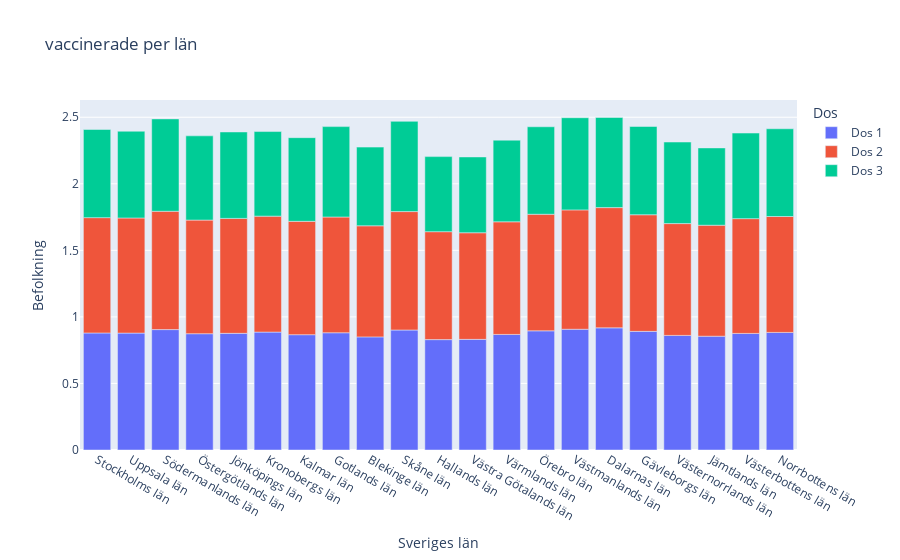

The notebook cell saved with this chart:
### Markdown cell above
## F) 
Rita stapeldiagram för andel med minst 1 dos per län, andel två doser per län och andel tre doser per län

### Code cell
#  förklaring till kod = 
# dos_1 = df_vaccin_data.groupby("Län_namn")["Antal minst 1 dos"].sum(), grupperar ihop och summerar / df_vaccin_data.groupby("Län_namn")["Befolkning"].sum() delar och slår ihop och summerar

dos_1 = df_vaccin_data.groupby("Län_namn")["Antal minst 1 dos"].sum() / df_vaccin_data.groupby("Län_namn")["Befolkning"].sum()
dos_2 = df_vaccin_data.groupby("Län_namn")["Antal minst 2 doser"].sum() / df_vaccin_data.groupby("Län_namn")["Befolkning"].sum()
dos_3 = df_vaccin_data.groupby("Län_namn")["Antal 3 doser"].sum() / df_vaccin_data.groupby("Län_namn")["Befolkning"].sum()
# fick hjälp av daniel



fig = px.bar(
    y=[dos_1, dos_2, dos_3],
    x= df_vaccin_data.Län_namn.unique(),
    labels={
        "value": "Befolkning",
        "variable": "Dos",
        "x": "Sveriges län",
    },
    title="vaccinerade per län"
)
newnames = {
    "wide_variable_0": "Dos 1",
    "wide_variable_1": "Dos 2",
    "wide_variable_2": "Dos 3",
}
fig.for_each_trace(lambda t: t.update(name=newnames[t.name]))    
fig.write_html("Visualiseringar/Vaccinerade_per_countie.html")
fig.show()



## daniel gav mig också denna länk för plotting
# https://stackoverflow.com/questions/64371174/plotly-how-to-change-variable-label-names-for-the-legend-in-a-plotly-express-li

### Figure 1 — Plotly figure (JSON) as saved in the notebook; plotly's stock layout.template omitted (floating-point values rounded to 4 significant figures)
{"data": [{"alignmentgroup": "True", "hovertemplate": "Dos=wide_variable_0<br>Sveriges län=%{x}<br>Befolkning=%{y}<extra></extra>", "legendgroup": "wide_variable_0", "marker": {"color": "#636efa", "pattern": {"shape": ""}}, "name": "Dos 1", "offsetgroup": "wide_variable_0", "orientation": "v", "showlegend": true, "textposition": "auto", "type": "bar", "x": ["Stockholms län", "Uppsala län", "Södermanlands län", "Östergötlands län", "Jönköpings län", "Kronobergs län", "Kalmar län", "Gotlands län", "Blekinge län", "Skåne län", "Hallands län", "Västra Götalands län", "Värmlands län", "Örebro län", "Västmanlands län", "Dalarnas län", "Gävleborgs län", "Västernorrlands län", "Jämtlands län", "Västerbottens län", "Norrbottens län"], "xaxis": "x", "y": [0.8792, 0.8784, 0.9047, 0.8738, 0.8765, 0.8859, 0.8664, 0.8808, 0.8498, 0.9015, 0.8293, 0.8312, 0.8683, 0.8954, 0.9072, 0.9178, 0.8913, 0.861, 0.8551, 0.8759, 0.8834], "yaxis": "y"}, {"alignmentgroup": "True", "hovertemplate": "Dos=wide_variable_1<br>Sveriges län=%{x}<br>Befolkning=%{y}<extra></extra>", "legendgroup": "wide_variable_1", "marker": {"color": "#EF553B", "pattern": {"shape": ""}}, "name": "Dos 2", "offsetgroup": "wide_variable_1", "orientation": "v", "showlegend": true, "textposition": "auto", "type": "bar", "x": ["Stockholms län", "Uppsala län", "Södermanlands län", "Östergötlands län", "Jönköpings län", "Kronobergs län", "Kalmar län", "Gotlands län", "Blekinge län", "Skåne län", "Hallands län", "Västra Götalands län", "Värmlands län", "Örebro län", "Västmanlands län", "Dalarnas län", "Gävleborgs län", "Västernorrlands län", "Jämtlands län", "Västerbottens län", "Norrbottens län"], "xaxis": "x", "y": [0.8665, 0.8649, 0.8888, 0.8535, 0.8636, 0.8711, 0.8516, 0.8697, 0.8347, 0.8897, 0.8109, 0.8011, 0.8461, 0.8757, 0.8968, 0.9034, 0.8762, 0.84, 0.8336, 0.8624, 0.8709], "yaxis": "y"}, {"alignmentgroup": "True", "hovertemplate": "Dos=wide_variable_2<br>Sveriges län=%{x}<br>Befolkning=%{y}<extra></extra>", "legendgroup": "wide_variable_2", "marker": {"color": "#00cc96", "pattern": {"shape": ""}}, "name": "Dos 3", "offsetgroup": "wide_variable_2", "orientation": "v", "showlegend": true, "textposition": "auto", "type": "bar", "x": ["Stockholms län", "Uppsala län", "Södermanlands län", "Östergötlands län", "Jönköpings län", "Kronobergs län", "Kalmar län", "Gotlands län", "Blekinge län", "Skåne län", "Hallands län", "Västra Götalands län", "Värmlands län", "Örebro län", "Västmanlands län", "Dalarnas län", "Gävleborgs län", "Västernorrlands län", "Jämtlands län", "Västerbottens län", "Norrbottens län"], "xaxis": "x", "y": [0.6622, 0.6518, 0.694, 0.6329, 0.6494, 0.6355, 0.6286, 0.679, 0.5911, 0.678, 0.5639, 0.5695, 0.6134, 0.6572, 0.6924, 0.6769, 0.6631, 0.6128, 0.5809, 0.643, 0.6591], "yaxis": "y"}], "layout": {"barmode": "relative", "legend": {"title": {"text": "Dos"}, "tracegroupgap": 0}, "title": {"text": "vaccinerade per län"}, "xaxis": {"anchor": "y", "domain": [0, 1], "title": {"text": "Sveriges län"}}, "yaxis": {"anchor": "x", "domain": [0, 1], "title": {"text": "Befolkning"}}}}
